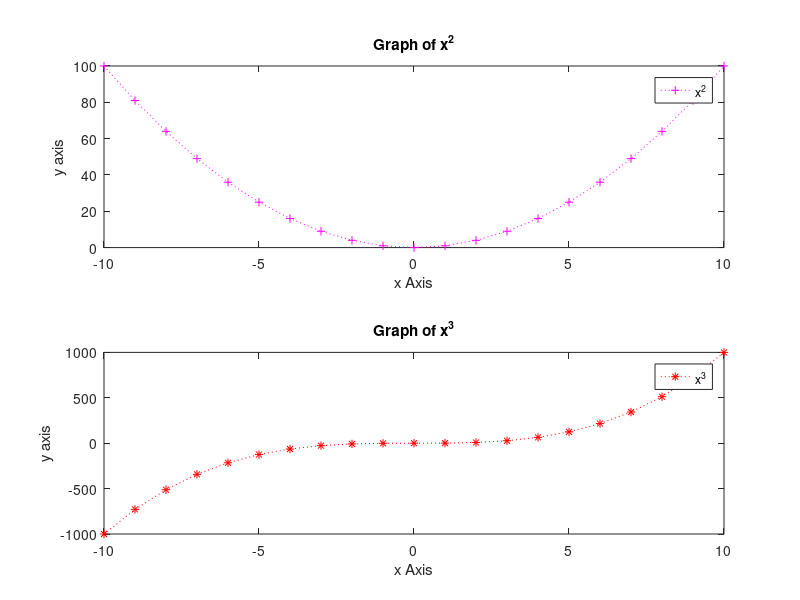

Reproduce this figure in MATLAB.
clc;
clear all;
x = -10:1:10;
% y = x.^2;
%plot(x,y,'r*-');
y1 = x.^2;
y2 = x.^3;
% plot(x,y1);
% hold on
% plot(x,y2);
% yline(0,'--')
% plot(x,y1,'r*-',x,y2,'b+:')
subplot(2,1,1)
plot(x,y1,'m+:');
title('Graph of x^2');
xlabel('x Axis');
ylabel('y axis');
legend('x^2');
subplot(2,1,2);
plot(x,y2,'r*:');
title('Graph of x^3');
xlabel('x Axis');
ylabel('y axis');
legend('x^3');